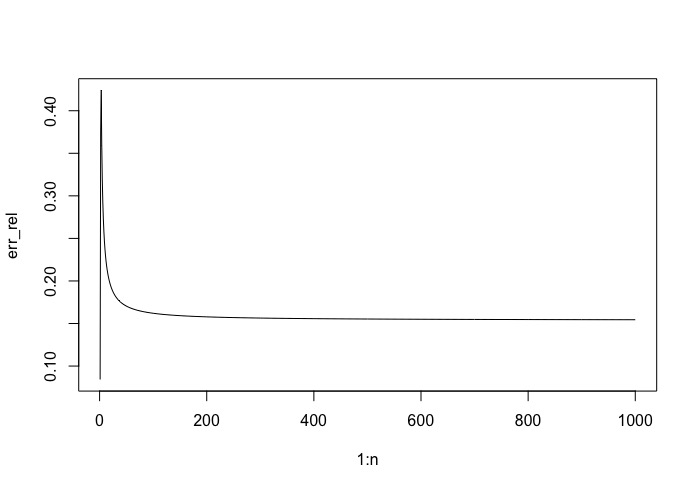

R code for this plot:
# Métodos Numéricos y de Optimización
# Equipo 1

options(digits=16)
trapecio_exp<-function(n){
  a<-0;b<-1
  h<-b-a
  seq_exp<-seq(a,b,length.out=n)
  if(n<2){
    trap<-(h/2)*(exp(-a^2)+exp(-b^2))
  }
  else{
    trap<-(h/(2*n))*(exp(-a^2)+exp(-b^2)+2*sum(exp(-seq_exp[2:(length(seq_exp)-1)])))
  }
  return(trap)
}

real<-0.746824132812

# Error total
err_tot<-numeric()
n<-1000
for(i in 1:n)
  err_tot[i]<-abs((trapecio_exp(i)-real))

# Error relativo
err_rel<-err_tot/abs(real)

plot(1:n,err_rel,type="l")
plot(1:n,err_tot,type="l")
